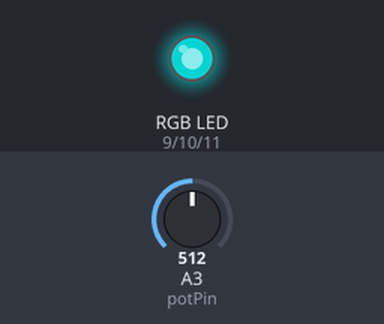
Bench run of a sketch on a simulated Arduino Uno, built with avr-gcc and run on an emulated ATmega328P. Shown: an RGB LED mixed from three pins (HIGH = lit). Inputs (shaded band) come from the test bench; at power-on: A3 (potPin) = 512. Dim RGB values are drawn brighter than linear.

Above: at 1.2 s.
1.3 s: A3 (potPin) set to 331
At 2.3 s:
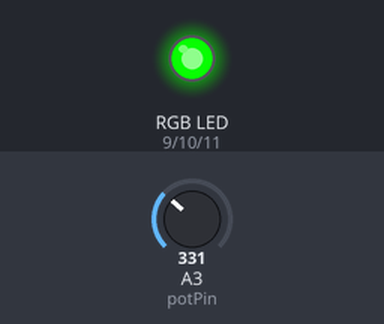
2.8 s: A3 (potPin) set to 511
At 3.4 s:
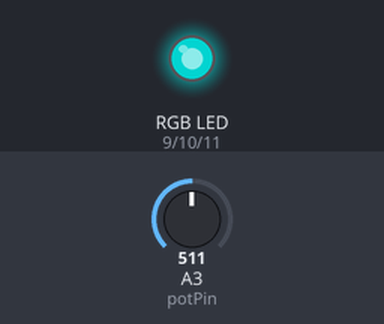
4.3 s: A3 (potPin) set to 692
At 4.6 s:
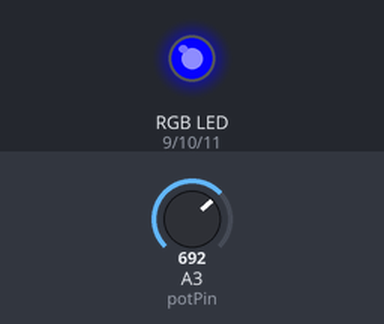
5.8 s: A3 (potPin) set to 900
At 6.9 s:
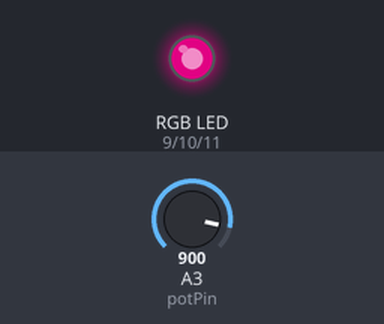
7.3 s: A3 (potPin) set to 1023
At 8.0 s:
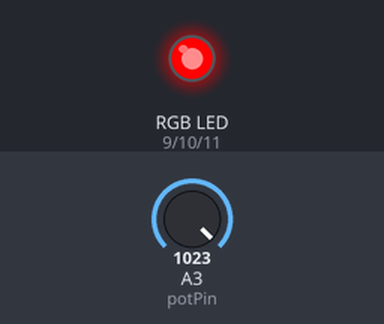
Timing chart, 0 to 9.8 s (numbered marks = the images above; inputs shaded):
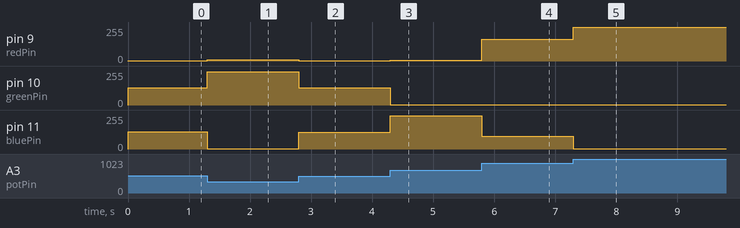

Measured:
- after the input at 1.3 s, pin 9 (redPin): 1/255 → 8/255 at once; pin 10 (greenPin): 128/255 → 248/255 at once; pin 11 (bluePin): 128/255 → 1/255 at once
- after the input at 2.8 s, pin 9 (redPin): 8/255 → 1/255 at once; pin 10 (greenPin): 248/255 → 129/255 at once; pin 11 (bluePin): 1/255 → 127/255 at once
- after the input at 4.3 s, pin 9 (redPin): 1/255 → 6/255 at once; pin 10 (greenPin): 129/255 → 1/255 at once; pin 11 (bluePin): 127/255 → 250/255 at once
- after the input at 5.8 s, pin 9 (redPin): 6/255 → 162/255 at once; pin 11 (bluePin): 250/255 → 94/255 at once
- after the input at 7.3 s, pin 9 (redPin): 162/255 → 255/255 at once; pin 11 (bluePin): 94/255 → 1/255 at once

The sketch:

Color_Mixer_Example.ino
```cpp
int potPin = A3;
int potVal = 0;

int redPin = 9; // Red LED, connected to digital pin 9
int greenPin = 10; // Green LED, connected to digital pin 10
int bluePin = 11; // Blue LED, connected to digital pin 11

int redVal = 0; // Variables to store the values to send to the pins
int greenVal = 0;
int blueVal = 0;

void setup() {
  pinMode(redPin, OUTPUT);
  pinMode(greenPin, OUTPUT);
  pinMode(bluePin, OUTPUT);
}

void loop() {
  potVal = analogRead(potPin);

  if (potVal < 341)
  {
    potVal = (potVal * 3) / 4;

    redVal = 256 - potVal;
    greenVal = potVal;
    blueVal = 1;
  }
  else if (potVal < 682) {
    potVal = ( (potVal - 341) * 3) / 4;

    redVal = 1;
    greenVal = 256 - potVal;
    blueVal = potVal;
  }
  else
  {
    potVal = ( (potVal - 683) * 3) / 4;

    redVal = potVal;
    greenVal = 1;
    blueVal = 256 - potVal;
  }
  analogWrite(redPin, redVal);
  analogWrite(greenPin, greenVal);
  analogWrite(bluePin, blueVal);
}
```
